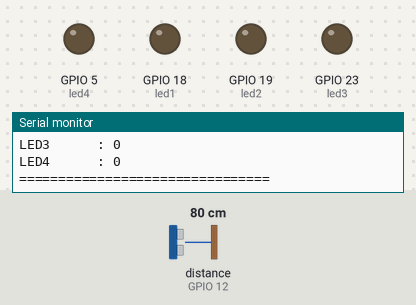
The sketch below on a simulated ESP32. Shown: output pins drawn as LEDs (lit = HIGH), the last lines printed to the serial monitor. Wiring (inferred from the names in the program): ultrasonic range finder: trigger GPIO 13; echo GPIO 12. Inputs (shaded band) come from the test bench; at power-on: distance to the obstacle (sensor on GPIO 12) 80 cm. The echo pulse lasts 58.3 µs per cm; WiFi joins after 1.5 s; servers stay silent unless stated; uploads are accepted with an empty reply; random numbers use the default seed unless the sketch sets one; no MQTT or app messages arrive unless stated; pins used as bus, display or sensor lines are not drawn.

Above: at 2.7 s.
2.8 s: distance to the obstacle (sensor on GPIO 12) set to 45 cm
5.9 s: distance to the obstacle (sensor on GPIO 12) set to 38 cm
At 9.2 s:
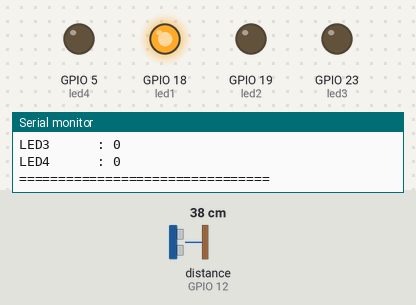
9.5 s: distance to the obstacle (sensor on GPIO 12) set to 29 cm
12.4 s: distance to the obstacle (sensor on GPIO 12) set to 23 cm
At 15.2 s:
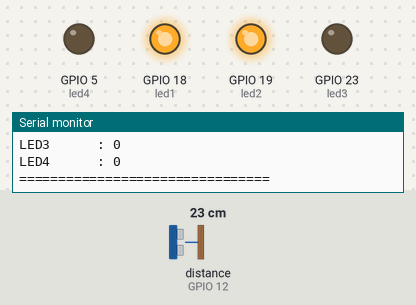
15.9 s: distance to the obstacle (sensor on GPIO 12) set to 15 cm
18.9 s: distance to the obstacle (sensor on GPIO 12) set to 12 cm
At 22.2 s:
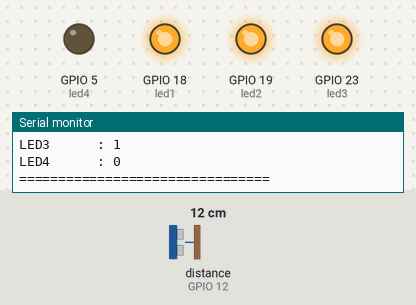
Timing chart, 0 to 23.4 s (numbered marks = the images above; inputs shaded):
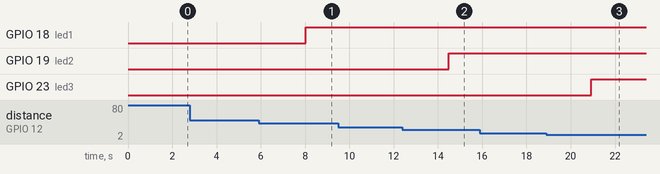

The sketch:

uts_esp32_air.ino.ino
```cpp
#include <WiFi.h>
#include <PubSubClient.h>
#include <HTTPClient.h>
#include <WiFiClientSecure.h>

// ================= WIFI =================
const char* ssid = "Aldi Rizkiansyah";
const char* password = "hasilnya24";

// ================= MQTT SHIFTR.IO =================
const char* mqtt_server = "uts-esp32-air.cloud.shiftr.io";
const int mqtt_port = 1883;

const char* mqtt_user = "uts-esp32-air";
const char* mqtt_password = "uts-esp32-air";

// ================= MOCKAPI =================
const char* apiUrl = "https://69a2b493be843d692bd20691.mockapi.io/api/v1/water-monitor";

WiFiClient espClient;
PubSubClient client(espClient);

// ================= PIN LED =================
const int led1 = 18;
const int led2 = 19;
const int led3 = 23;
const int led4 = 5;

// ================= PIN HC-SR04 =================
const int trigPin = 13;
const int echoPin = 12;

// ================= TOPIC MQTT =================
const char* topicControl    = "uts/led/control";
const char* topicStatus     = "uts/led/status";
const char* topicWaterLevel = "uts/water/level";
const char* topicWaterStatus= "uts/water/status";

// =================================================
// FUNGSI BACA SENSOR ULTRASONIK
// =================================================
float readDistance() {
  digitalWrite(trigPin, LOW);
  delayMicroseconds(2);

  digitalWrite(trigPin, HIGH);
  delayMicroseconds(10);

  digitalWrite(trigPin, LOW);

  long duration = pulseIn(echoPin, HIGH, 30000);

  if (duration == 0) {
    return 999;
  }

  float distance = duration * 0.034 / 2.0;
  return distance;
}

// =================================================
// CALLBACK MQTT
// =================================================
void callback(char* topic, byte* payload, unsigned int length) {
  String message = "";

  for (int i = 0; i < length; i++) {
    message += (char)payload[i];
  }

  Serial.println("========== MQTT MASUK ==========");
  Serial.print("Topic   : ");
  Serial.println(topic);
  Serial.print("Pesan   : ");
  Serial.println(message);

  if (message == "LED1_ON") {
    digitalWrite(led1, HIGH);
  } else if (message == "LED1_OFF") {
    digitalWrite(led1, LOW);
  } else if (message == "LED2_ON") {
    digitalWrite(led2, HIGH);
  } else if (message == "LED2_OFF") {
    digitalWrite(led2, LOW);
  } else if (message == "LED3_ON") {
    digitalWrite(led3, HIGH);
  } else if (message == "LED3_OFF") {
    digitalWrite(led3, LOW);
  } else if (message == "LED4_ON") {
    digitalWrite(led4, HIGH);
  } else if (message == "LED4_OFF") {
    digitalWrite(led4, LOW);
  }

  String ledStatus =
    "L1:" + String(digitalRead(led1)) +
    ",L2:" + String(digitalRead(led2)) +
    ",L3:" + String(digitalRead(led3)) +
    ",L4:" + String(digitalRead(led4));

  client.publish(topicStatus, ledStatus.c_str());

  Serial.print("Status  : ");
  Serial.println(ledStatus);
  Serial.println("================================");
}

// =================================================
// WIFI
// =================================================
void setup_wifi() {
  Serial.println();
  Serial.println("Menghubungkan ke WiFi...");
  Serial.println(ssid);

  WiFi.begin(ssid, password);

  while (WiFi.status() != WL_CONNECTED) {
    delay(500);
    Serial.print(".");
  }

  Serial.println();
  Serial.println("WiFi Terhubung");
  Serial.print("IP Address : ");
  Serial.println(WiFi.localIP());
}

// =================================================
// MQTT RECONNECT
// =================================================
void reconnect() {
  while (!client.connected()) {
    Serial.println("Menghubungkan ke MQTT...");

    String clientId = "ESP32_R32_";
    clientId += String(random(1000));

    if (client.connect(clientId.c_str(), mqtt_user, mqtt_password)) {
      Serial.println("MQTT Terhubung");

      client.subscribe(topicControl);

      Serial.print("Subscribe : ");
      Serial.println(topicControl);

    } else {
      Serial.print("Gagal MQTT, rc=");
      Serial.println(client.state());

      delay(5000);
    }
  }
}

// =================================================
// SETUP
// =================================================
void setup() {
  Serial.begin(115200);

  pinMode(led1, OUTPUT);
  pinMode(led2, OUTPUT);
  pinMode(led3, OUTPUT);
  pinMode(led4, OUTPUT);

  pinMode(trigPin, OUTPUT);
  pinMode(echoPin, INPUT);

  digitalWrite(led1, LOW);
  digitalWrite(led2, LOW);
  digitalWrite(led3, LOW);
  digitalWrite(led4, LOW);

  setup_wifi();

  client.setServer(mqtt_server, mqtt_port);
  client.setCallback(callback);
}

// =================================================
// LOOP
// =================================================
void loop() {
  if (!client.connected()) {
    reconnect();
  }

  client.loop();

  float distance = readDistance();
  String statusAir = "";

  // ================= STATUS AIR + LED OTOMATIS =================
  if (distance > 40) {
    digitalWrite(led1, LOW);
    digitalWrite(led2, LOW);
    digitalWrite(led3, LOW);
    digitalWrite(led4, LOW);
    statusAir = "KOSONG";
  }

  else if (distance > 25) {
    digitalWrite(led1, HIGH);
    digitalWrite(led2, LOW);
    digitalWrite(led3, LOW);
    digitalWrite(led4, LOW);
    statusAir = "RENDAH";
  }

  else if (distance > 13) {
    digitalWrite(led1, HIGH);
    digitalWrite(led2, HIGH);
    digitalWrite(led3, LOW);
    digitalWrite(led4, LOW);
    statusAir = "SEDANG";
  }

  else if (distance > 5) {
    digitalWrite(led1, HIGH);
    digitalWrite(led2, HIGH);
    digitalWrite(led3, HIGH);
    digitalWrite(led4, LOW);
    statusAir = "TINGGI";
  }

  else {
    digitalWrite(led1, HIGH);
    digitalWrite(led2, HIGH);
    digitalWrite(led3, HIGH);
    digitalWrite(led4, HIGH);
    statusAir = "PENUH";
  }

  // ================= MQTT PUBLISH =================
  String distanceText = String(distance, 2);

  client.publish(topicWaterLevel, distanceText.c_str());
  client.publish(topicWaterStatus, statusAir.c_str());

  String ledStatus =
    "L1:" + String(digitalRead(led1)) +
    ",L2:" + String(digitalRead(led2)) +
    ",L3:" + String(digitalRead(led3)) +
    ",L4:" + String(digitalRead(led4));

  client.publish(topicStatus, ledStatus.c_str());

  // ================= HTTP POST KE MOCKAPI =================
  WiFiClientSecure secureClient;
  secureClient.setInsecure();

  HTTPClient http;

  http.begin(secureClient, apiUrl);
  http.addHeader("Content-Type", "application/json");

  String jsonData = "{";
  jsonData += "\"distance\":" + String(distance, 2) + ",";
  jsonData += "\"status\":\"" + statusAir + "\",";
  jsonData += "\"led1\":" + String(digitalRead(led1) ? "true" : "false") + ",";
  jsonData += "\"led2\":" + String(digitalRead(led2) ? "true" : "false") + ",";
  jsonData += "\"led3\":" + String(digitalRead(led3) ? "true" : "false") + ",";
  jsonData += "\"led4\":" + String(digitalRead(led4) ? "true" : "false");
  jsonData += "}";

  int httpResponseCode = http.POST(jsonData);

  Serial.println("========== HTTP POST ==========");
  Serial.print("JSON      : ");
  Serial.println(jsonData);

  Serial.print("Response  : ");
  Serial.println(httpResponseCode);

  if (httpResponseCode > 0) {
    String response = http.getString();

    Serial.println("Body:");
    Serial.println(response);
  } else {
    Serial.print("Error:");
    Serial.println(http.errorToString(httpResponseCode));
  }

  Serial.println("================================");

  http.end();

  // ================= SERIAL MONITOR =================
  Serial.println("========== MONITORING ==========");
  Serial.print("Jarak Air : ");
  Serial.print(distance);
  Serial.println(" cm");

  Serial.print("Status    : ");
  Serial.println(statusAir);

  Serial.print("LED1      : ");
  Serial.println(digitalRead(led1));

  Serial.print("LED2      : ");
  Serial.println(digitalRead(led2));

  Serial.print("LED3      : ");
  Serial.println(digitalRead(led3));

  Serial.print("LED4      : ");
  Serial.println(digitalRead(led4));

  Serial.println("================================");
  Serial.println();

  delay(3000);
}
```

Measured:
- the behaviour switches between 41 and 40 cm on distance to the obstacle (sensor on GPIO 12) (found by bisection; images 0 and 1)
- the behaviour switches between 26 and 25 cm on distance to the obstacle (sensor on GPIO 12) (found by bisection; images 1 and 2)
- the behaviour switches between 14 and 13 cm on distance to the obstacle (sensor on GPIO 12) (found by bisection; images 2 and 3)
- after the input at 5.9 s, GPIO 18 (led1): LOW → HIGH after 2.1 s
- after the input at 12.4 s, GPIO 19 (led2): LOW → HIGH after 2.1 s
- after the input at 18.9 s, GPIO 23 (led3): LOW → HIGH after 2.0 s
